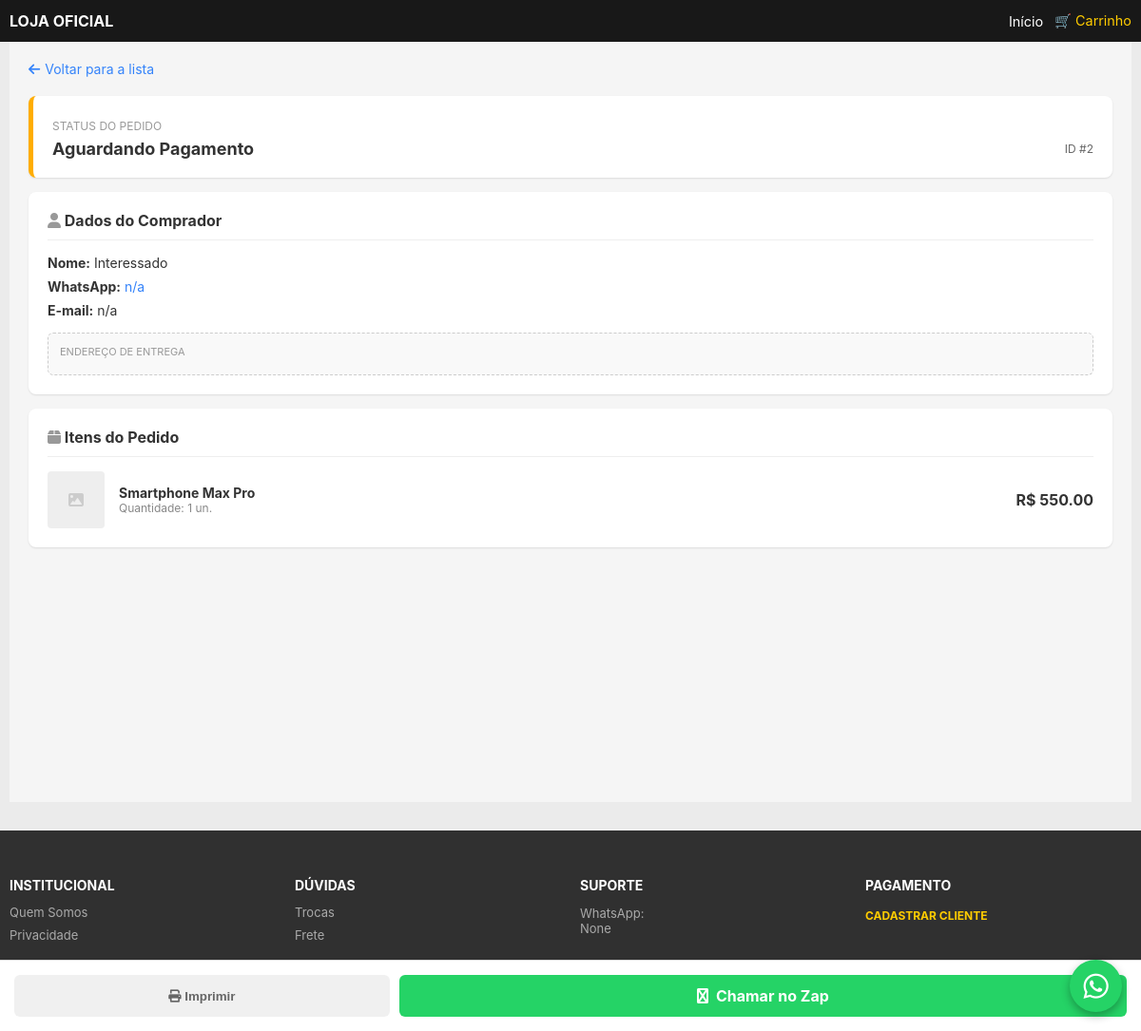
Screenshot of /admin/venda/2 (signed in) with the database file from the repository.
### tables this page shows
CREATE TABLE vendas (
            id INTEGER PRIMARY KEY AUTOINCREMENT,
            data TEXT,
            nome_cliente TEXT,
            email_cliente TEXT,
            whatsapp_cliente TEXT,
            produto_nome TEXT,
            quantidade INTEGER,
            valor_total REAL,
            status TEXT DEFAULT 'pendente'
        );

### main.py (the view)
@app.route("/admin/venda/<int:id_venda>")
def admin_detalhe_venda(id_venda):
    if 'logged_in' not in session:
        return redirect(url_for('admin_login'))
    venda = get_venda_por_id(id_venda)
    if not venda:
        flash("Pedido não encontrado.")
        return redirect(url_for('admin_vendas'))
    return render_template("admin_detalhe_venda.html", venda=venda)

### database.py (called while the page is built)
def create_connection():
    conn = sqlite3.connect(DB_NAME)
    conn.row_factory = sqlite3.Row  # Acessa colunas por nome
    return conn

def get_venda_por_id(id_venda):
    conn = create_connection()
    venda = conn.execute("SELECT * FROM vendas WHERE id=?", (id_venda,)).fetchone()
    conn.close()
    return dict(venda) if venda else None

### templates/admin_detalhe_venda.html (shortened to what this page needs)
{% extends "base.html" %}
{% block content %}
<div class="container" style="padding: 20px; padding-bottom: 100px; background-color: #f5f5f5; min-height: 100vh;">
    <a href="{{ url_for('admin_vendas') }}" style="text-decoration: none; color: #3483fa; font-size: 14px; display: flex; align-items: center; gap: 5px; margin-bottom: 20px;">
        <i class="fa fa-arrow-left"></i> Voltar para a lista
    </a>
    <div style="background: #fff; border-radius: 8px; padding: 20px; margin-bottom: 15px; box-shadow: 0 1px 2px rgba(0,0,0,0.1); border-left: 5px solid {% if venda.status == 'pago' %}#00a650{% else %}#ffad00{% endif %};">
        <span style="font-size: 12px; color: #999; text-transform: uppercase;">Status do Pedido</span>
        <div style="display: flex; justify-content: space-between; align-items: center; margin-top: 5px;">
            <strong style="font-size: 18px; color: #333;">
                {% if venda.status == 'pago' %} Pago {% else %} Aguardando Pagamento {% endif %}
            </strong>
            <span style="font-size: 12px; color: #666;">ID #{{ venda.id }}</span>
        </div>
    </div>
    <div style="background: #fff; border-radius: 8px; padding: 20px; margin-bottom: 15px; box-shadow: 0 1px 2px rgba(0,0,0,0.1);">
        <h3 style="margin: 0 0 15px 0; font-size: 16px; color: #333; border-bottom: 1px solid #eee; padding-bottom: 10px;">
            <i class="fa fa-user" style="color: #999;"></i> Dados do Comprador
        </h3>
        <p style="margin: 8px 0; font-size: 14px;"><strong>Nome:</strong> {{ venda.nome_cliente }}</p>
        <p style="margin: 8px 0; font-size: 14px;"><strong>WhatsApp:</strong> <a href="https://wa.me/{{ venda.whatsapp_cliente }}" style="color: #3483fa; text-decoration: none;">{{ venda.whatsapp_cliente }}</a></p>
        <p style="margin: 8px 0; font-size: 14px;"><strong>E-mail:</strong> {{ venda.email_cliente }}</p>
        <div style="margin-top: 15px; background: #f9f9f9; padding: 12px; border-radius: 6px; border: 1px dashed #ccc;">
            <span style="font-size: 11px; color: #999; display: block; margin-bottom: 5px;">ENDEREÇO DE ENTREGA</span>
        </div>
    </div>
    <div style="background: #fff; border-radius: 8px; padding: 20px; box-shadow: 0 1px 2px rgba(0,0,0,0.1);">
        <h3 style="margin: 0 0 15px 0; font-size: 16px; color: #333; border-bottom: 1px solid #eee; padding-bottom: 10px;">
            <i class="fa fa-box" style="color: #999;"></i> Itens do Pedido
        </h3>
        <div style="display: flex; gap: 15px; align-items: center;">
            <div style="width: 60px; height: 60px; background: #eee; border-radius: 4px; display: flex; align-items: center; justify-content: center;">
                <i class="fa fa-image" style="color: #ccc;"></i>
            </div>
            <div style="flex: 1;">
                <div style="font-weight: bold; font-size: 14px; color: #333;">{{ venda.produto_nome }}</div>
                <div style="font-size: 12px; color: #888;">Quantidade: {{ venda.quantidade }} un.</div>
            </div>
            <div style="text-align: right;">
                <div style="font-weight: bold; color: #333;">R$ {{ "%.2f"|format(venda.valor_total) }}</div>
            </div>
        </div>
    </div>
    <div style="position: fixed; bottom: 0; left: 0; width: 100%; background: #fff; border-top: 1px solid #ddd; padding: 15px; display: flex; gap: 10px; box-sizing: border-box; z-index: 1000;">
        <button onclick="window.print()" style="flex: 1; background: #f0f0f0; border: none; padding: 12px; border-radius: 6px; font-weight: bold; color: #666;">
            <i class="fa fa-print"></i> Imprimir
        </button>
        <a href="https://wa.me/{{ venda.whatsapp_cliente }}?text=Olá {{ venda.nome_cliente }}, seu pedido #{{ venda.id }} foi recebido!"
           style="flex: 2; background: #25d366; color: white; text-align: center; text-decoration: none; padding: 12px; border-radius: 6px; font-weight: bold; display: flex; align-items: center; justify-content: center; gap: 8px;">
            <i class="fa fa-whatsapp"></i> Chamar no Zap
        </a>
    </div>
</div>
{% endblock %}

### rows the page displays
vendas: id "2", nome_cliente "Interessado", whatsapp_cliente "n/a", email_cliente "n/a", produto_nome "Smartphone Max Pro", quantidade "1", valor_total "550.00"

### other values shown
{{ config.get('titulo_site', 'LOJA OFICIAL') }} "LOJA OFICIAL"
{{ config.get('contato_whatsapp') }} "None"
